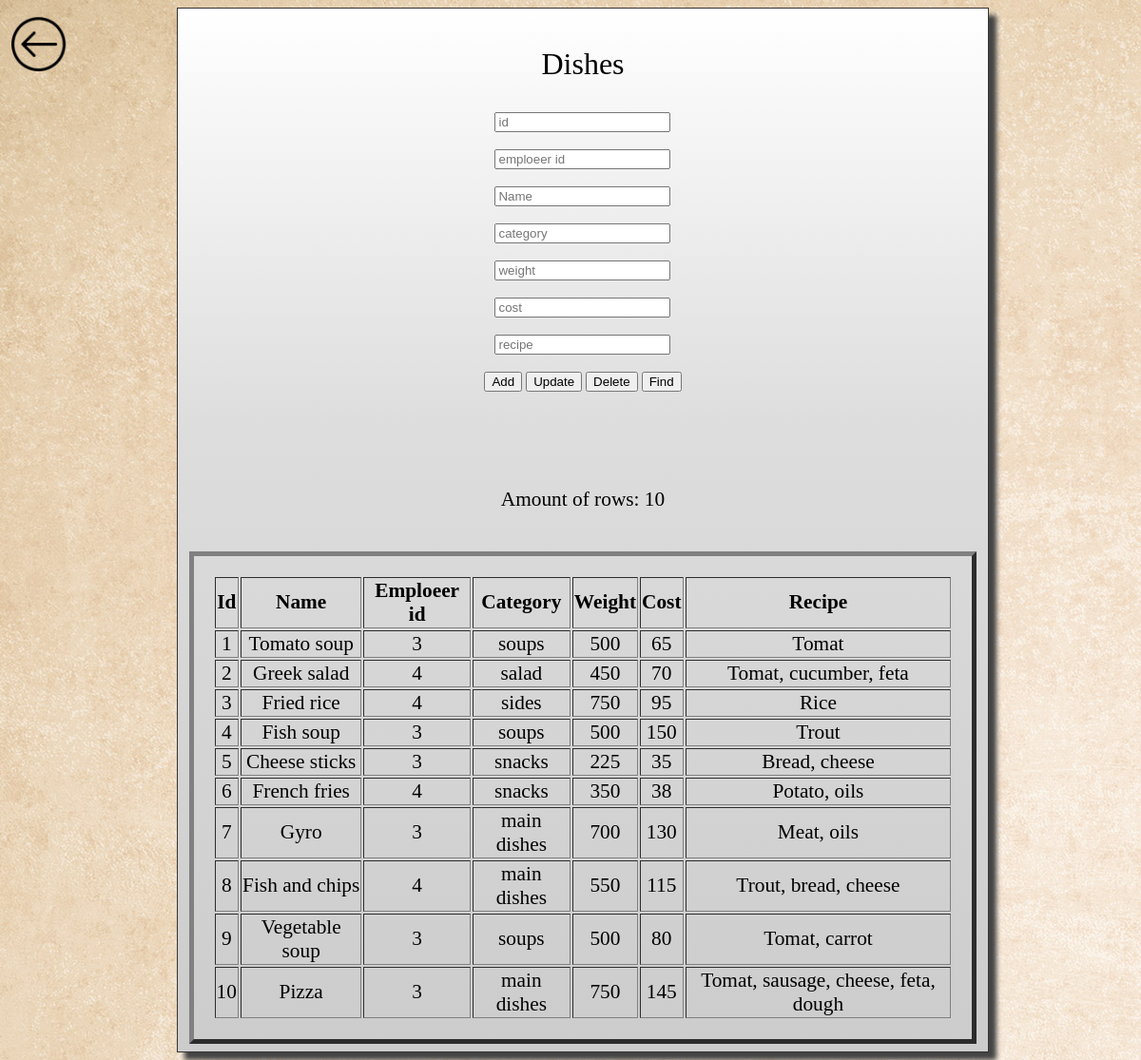
Page /dishes.php on the committed database.
### tables this page shows
CREATE TABLE `Dishes` (
  `dishes_id_serial` int(10) UNSIGNED NOT NULL,
  `emploeer_id_serial` int(10) UNSIGNED NOT NULL,
  `name` varchar(40) NOT NULL,
  `category` varchar(20) NOT NULL,
  `weight` float UNSIGNED NOT NULL,
  `cost` float NOT NULL,
  `recipe` varchar(50) NOT NULL
);

### dishes.php (the view, shortened to what this page needs)
<?php
$dishes_id_serial = "";
$emploeer_id_serial = "";
$name = "";
$category = "";
$weight = "";
$cost = "";
$recipe = "";
require_once 'include/db.php';
?>
<!DOCTYPE Html>
<html>
    <head>
        <link rel="stylesheet" href="/css/style.css">
    </head>
    <body>
       <a href="menu.php"><img src="/images/arrow.png" id = f3></a>
        <form action="" method="post">
       <article class="shadowbox" >
        <p id=f2> Dishes</p>
            <input type="number" name="dishes_id_serial" placeholder="id" value="<?php echo $dishes_id_serial;?>"><br><br>
            <input type="number" name="emploeer_id_serial" placeholder="emploeer id" value="<?php echo $emploeer_id_serial;?>"><br><br>
            <input type="text" name="name" placeholder="Name" value="<?php echo $name;?>"><br><br>
            <input type="text" name="category" placeholder="category" value="<?php echo $category;?>"><br><br>
            <input type="text" name="weight" placeholder="weight" value="<?php echo $weight;?>"><br><br>
            <input type="text" name="cost" placeholder="cost" value="<?php echo $cost;?>"><br><br>
            <input type="text" name="recipe" placeholder="recipe" value="<?php echo $recipe;?>"><br><br>
            <div>
                <input type="submit" name="insert" value="Add">
                <input type="submit" name="update" value="Update">
                <input type="submit" name="delete" value="Delete">
                <input type="submit" name="search" value="Find">
            </div>
        </form>
                <?php
$sql = "SELECT * FROM Dishes";
if($result = $connect->query($sql)){
    $rowsCount = $result->num_rows;
    echo "<p id =p1> $var1 </p>";
    echo "<p id =p1>Amount of rows: $rowsCount</p>";
    echo "  <table  border=5 id= p1> <tr><th>Id</th><th>Name</th><th>Emploeer id</th><th>Category</th><th>Weight</th><th>Cost</th><th>Recipe</th></tr>";
    foreach($result as $row){
        echo "<tr>";
            echo "<td>" . $row['dishes_id_serial'] . "</td>";
            echo "<td>" . $row['name'] . "</td>";
 echo "<td>" . $row['emploeer_id_serial'] . "</td>";
 echo "<td>" . $row['category'] . "</td>";
echo "<td>" . $row['weight'] . "</td>";
echo "<td>" . $row['cost'] . "</td>";
echo "<td>" . $row['recipe'] . "</td>";
        echo "</tr>";
    }
    echo "</table>";
} else{
    echo "Ошибка: " . $connect->error;
}
?>
    </body>
</html>

### css/style.css (style rules this page uses)
body { background-image: url(/images/background.jpg); background-repeat: repeat; }
img { position: absolute; left: 15px; top: 15px; }
a { color: #000 !important; text-decoration: none }
.shadowbox { text-align: center; width: 70%; position: relative; left: 15%; border: 1px solid #333; box-shadow: 8px 8px 5px #444; padding: 8px 12px; background-image: linear-gradient(180deg, #fff, #ddd 40%, #ccc); }
article { background-color: #EDC7B7; text-emphasis: center; padding: 15px; border: 1px solid; }
#p1 { text-align: center; padding: 20px; margin-top: 20px; font-family: Verdana; font-size: 16pt; }
#f2 { left: 20%; font-size: 200%; font-family: Verdana; }
#f3 { width: 5%; left: 1%; position: absolute; }

### rows in the picture
dishes: dishes_id_serial "1", name "Tomato soup", emploeer_id_serial "3", category "soups", weight "500", cost "65", recipe "Tomat"
dishes: dishes_id_serial "2", name "Greek salad", emploeer_id_serial "4", category "salad", weight "450", cost "70", recipe "Tomat, cucumber, feta"
dishes: dishes_id_serial "3", name "Fried rice", emploeer_id_serial "4", category "sides", weight "750", cost "95", recipe "Rice"
dishes: dishes_id_serial "4", name "Fish soup", emploeer_id_serial "3", category "soups", weight "500", cost "150", recipe "Trout"
dishes: dishes_id_serial "5", name "Cheese sticks", emploeer_id_serial "3", category "snacks", weight "225", cost "35", recipe "Bread, cheese"
dishes: dishes_id_serial "6", name "French fries", emploeer_id_serial "4", category "snacks", weight "350", cost "38", recipe "Potato, oils"
dishes: dishes_id_serial "7", name "Gyro", emploeer_id_serial "3", category "main dishes", weight "700", cost "130", recipe "Meat, oils"
dishes: dishes_id_serial "8", name "Fish and chips", emploeer_id_serial "4", category "main dishes", weight "550", cost "115", recipe "Trout, bread, cheese"
dishes: dishes_id_serial "9", name "Vegetable soup", emploeer_id_serial "3", category "soups", weight "500", cost "80", recipe "Tomat, carrot"
dishes: dishes_id_serial "10", name "Pizza", emploeer_id_serial "3", category "main dishes", weight "750", cost "145", recipe "Tomat, sausage, cheese, feta, dough"

### other values in the picture
$rowsCount "10"
